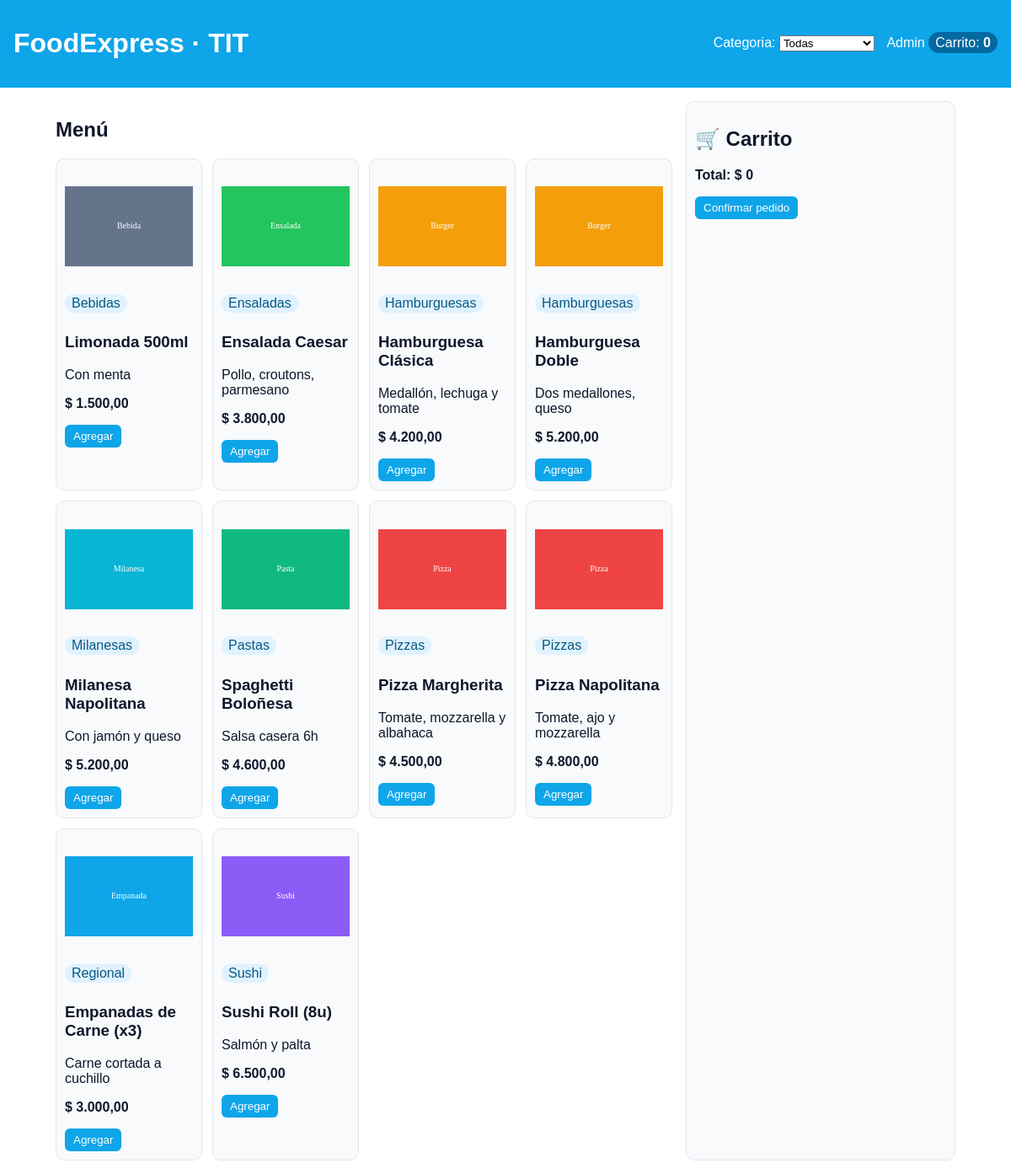
The page / on the database its author committed.
### tables this page shows
CREATE TABLE TIT_productos (
  id INT AUTO_INCREMENT PRIMARY KEY,
  nombre VARCHAR(120) NOT NULL,
  descripcion TEXT,
  precio DECIMAL(10,2) NOT NULL,
  imagen VARCHAR(255) DEFAULT NULL,
  categoria_id INT NOT NULL,
  FOREIGN KEY (categoria_id) REFERENCES TIT_categorias(id) ON DELETE RESTRICT
);

CREATE TABLE TIT_categorias (
  id INT AUTO_INCREMENT PRIMARY KEY,
  nombre VARCHAR(80) NOT NULL
);

### index.php (the view, shortened to what this page needs)
<?php include(__DIR__.'/includes/TIT_conexion.php'); ?>
<!doctype html>
<html lang="es">
<head>
<link rel="stylesheet" href="css/TIT_estilos.css">
</head>
<body>
<header class="top">
  <h1>FoodExpress · TIT</h1>
  <nav>
    <form method="get" class="inl">
      <label>Categoria:
        <select name="cat" onchange="this.form.submit()">
          <option value="">Todas</option>
          <?php
            $catSel = isset($_GET['cat']) ? (int)$_GET['cat'] : 0;
          ?>
        </select>
      </label>
    </form>
    <a href="includes/TIT_admin.php">Admin</a>
    <span class="badge">Carrito: <b id="TIT_badge">0</b></span>
  </nav>
</header>
<main class="wrap">
  <section class="menu">
    <h2>Menú</h2>
    <div class="grid">
      <?php
        if($catSel>0){
          $q = "SELECT p.id,p.nombre,p.descripcion,p.precio,p.imagen,c.nombre AS categoria
                FROM TIT_productos p JOIN TIT_categorias c ON c.id=p.categoria_id
                WHERE p.categoria_id=$catSel ORDER BY p.nombre";
        } else {
          $q = "SELECT p.id,p.nombre,p.descripcion,p.precio,p.imagen,c.nombre AS categoria
                FROM TIT_productos p JOIN TIT_categorias c ON c.id=p.categoria_id
                ORDER BY c.nombre,p.nombre";
        }
        $res = mysqli_query($TIT_conn,$q);
        while($p = mysqli_fetch_assoc($res)){
          $n = htmlspecialchars($p['nombre'],ENT_QUOTES);
          echo "<article class='card'>
            <img src='".($p['imagen'] ?: "TIT_assets/images/pizza.svg")."' alt='{$n}'>
            <span class='chip'>".htmlspecialchars($p['categoria'])."</span>
            <h3>{$n}</h3>
            <p>".htmlspecialchars($p['descripcion'])."</p>
            <p class='precio'>$ ".number_format($p['precio'],2,',','.')."</p>
            <button onclick=\"TIT_add({$p['id']}, '{$n}', {$p['precio']})\">Agregar</button>
          </article>";
        }
      ?>
    </div>
  </section>
  <aside class="carrito card">
    <h2>🛒 Carrito</h2>
    <p class="total">Total: $ <span id="TIT_total">0</span></p>
    <form id="TIT_form" method="post" action="includes/TIT_checkout.php">
      <button type="submit">Confirmar pedido</button>
    </form>
  </aside>
</main>
</body>
</html>

### css/TIT_estilos.css (style rules this page uses)
:root { --bg:#fff;--text:#0f172a;--muted:#64748b;--card:#f8fafc;--accent:#0ea5e9;--border:#e2e8f0 }
* { box-sizing:border-box }
body { margin:0;font-family:Arial,Helvetica,sans-serif;background:var(--bg);color:var(--text) }
.top { display:flex;justify-content:space-between;align-items:center;padding:12px 16px;background:var(--accent);color:#fff }
.top a { color:#fff;text-decoration:none;margin-left:10px }
.inl { display:inline }
.wrap { display:grid;grid-template-columns:1fr 320px;gap:16px;max-width:1100px;margin:16px auto;padding:0 16px }
.grid { display:grid;grid-template-columns:repeat(4,1fr);gap:12px }
.card { border:1px solid var(--border);border-radius:10px;padding:10px;background:var(--card) }
.card img { width:100%;height:140px;object-fit:contain }
.precio { font-weight:bold }
.badge { background:#0369a1;padding:4px 8px;border-radius:999px }
.chip { display:inline-block;background:#e0f2fe;color:#075985;border-radius:999px;padding:2px 8px;margin:6px 0 }
button { background:var(--accent);color:#fff;border:none;padding:6px 10px;border-radius:6px;cursor:pointer }
.total { font-weight:bold }

### rows shown on the page
tit_productos: imagen (picture), categoria.nombre "Bebidas", nombre "Limonada 500ml", descripcion "Con menta", precio "1.500,00"
tit_productos: imagen (picture), categoria.nombre "Ensaladas", nombre "Ensalada Caesar", descripcion "Pollo, croutons, parmesano", precio "3.800,00"
tit_productos: imagen (picture), categoria.nombre "Hamburguesas", nombre "Hamburguesa Clásica", descripcion "Medallón, lechuga y tomate", precio "4.200,00"
tit_productos: imagen (picture), categoria.nombre "Hamburguesas", nombre "Hamburguesa Doble", descripcion "Dos medallones, queso", precio "5.200,00"
tit_productos: imagen (picture), categoria.nombre "Milanesas", nombre "Milanesa Napolitana", descripcion "Con jamón y queso", precio "5.200,00"
tit_productos: imagen (picture), categoria.nombre "Pastas", nombre "Spaghetti Boloñesa", descripcion "Salsa casera 6h", precio "4.600,00"
tit_productos: imagen (picture), categoria.nombre "Pizzas", nombre "Pizza Margherita", descripcion "Tomate, mozzarella y albahaca", precio "4.500,00"
tit_productos: imagen (picture), categoria.nombre "Pizzas", nombre "Pizza Napolitana", descripcion "Tomate, ajo y mozzarella", precio "4.800,00"
tit_productos: imagen (picture), categoria.nombre "Regional", nombre "Empanadas de Carne (x3)", descripcion "Carne cortada a cuchillo", precio "3.000,00"
tit_productos: imagen (picture), categoria.nombre "Sushi", nombre "Sushi Roll (8u)", descripcion "Salmón y palta", precio "6.500,00"
